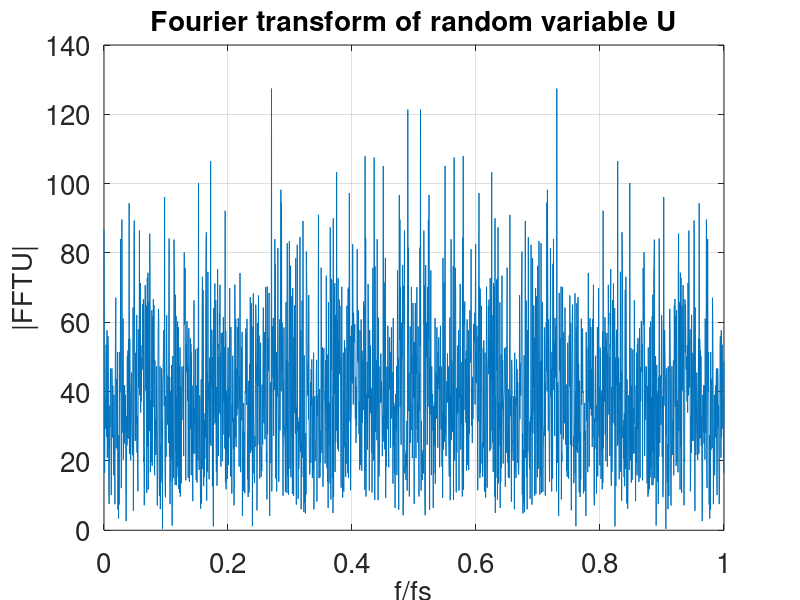

Recreate this plot in MATLAB.
%

N=2048;

U=randn(1,N);
f=linspace(0,1,N);

D=sqrt(sum(U.^2))

hf=figure(2);
plot(f,abs(fft(U)));%,f,D*ones(1,N), 'linewidth',12);
grid;
hx=xlabel('f/fs');
hy=ylabel('|FFT{U}|');
ht=title('Fourier transform of random variable U');
%hl=legend('Simulated','Theoretician');

%%%%%%%%%%%%%%%%%%%%%%%%%%%%%%%%%%%%%%%%%%%%%%%%%%%%%%%%%%%%%%%%%%%%%%%%%%%%%%%%
FONTSIZE=20;
ha = gca();%% current axis object. 
set(ha,'fontsize',FONTSIZE);%% cambia solamente los ejes
set(ht,'fontsize',FONTSIZE);%% cambia solamente el titulo
set(hx,'fontsize',FONTSIZE);%% cambia solamente el texto de x
set(hy,'fontsize',FONTSIZE);%% cambia solamente el texto de y
%set(hl,'fontsize',FONTSIZE);%% cambia solamente el texto de y


print('fftU.eps','-depsc','-portrait',['-F:',int2str(FONTSIZE)]);


